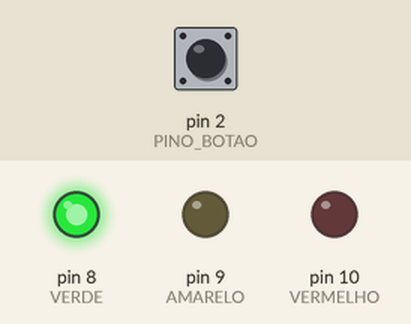
Simulated run of this sketch. Board: Arduino Uno, built with avr-gcc and run on an emulated ATmega328P. On the bench: output pins drawn as LEDs (lit = HIGH). The inputs (shaded band) are chosen by the test bench; at power-on: pin 2 (PINO_BOTAO) HIGH.

Above: at 1.2 s.
1.3 s: pin 2 (PINO_BOTAO) pulled LOW for 1 s
At 2.8 s:
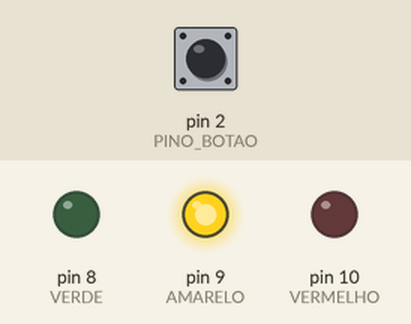
At 4.4 s:
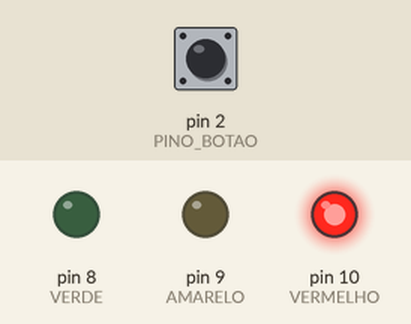
Timing chart, 0 to 9.0 s (numbered marks = the images above; inputs shaded):
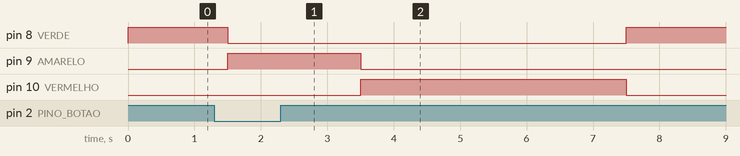

The sketch:

aula19_nivel3.ino
```cpp
// Aula 19 – Nível 3: Semáforo com botão de pedestre
// Máquina de estados: verde, amarelo, vermelho; o botão encurta o verde
#include <Arduino.h>                            // funções do Arduino (pinMode, digitalWrite, delay...)
#define PINO_BOTAO 2                            // botão no pino 2
#define VERDE 8                                 // LED verde no pino 8
#define AMARELO 9                               // LED amarelo no pino 9
#define VERMELHO 10                             // LED vermelho no pino 10
int estado = 0;                                 // 0 = verde, 1 = amarelo, 2 = vermelho
unsigned long inicio = 0;                       // quando o estado atual começou
const unsigned long DURACAO[] = {6000, 2000, 4000};   // duração de verde, amarelo e vermelho (ms)

void setup() {                                  // roda uma vez, quando a placa liga
  pinMode(PINO_BOTAO, INPUT_PULLUP);            // PINO_BOTAO como entrada com pull-up interno
  pinMode(VERDE, OUTPUT);                       // VERDE como saída
  pinMode(AMARELO, OUTPUT);                     // AMARELO como saída
  pinMode(VERMELHO, OUTPUT);                    // VERMELHO como saída
}

void loop() {                                   // repete para sempre
  unsigned long tempo = millis() - inicio;      // há quanto tempo está no estado atual
  bool pedido = digitalRead(PINO_BOTAO) == LOW;   // pedestre apertou?
  if (tempo >= DURACAO[estado] || (estado == 0 && pedido && tempo > 1500)) {   // acabou o tempo ou pediram
    estado = (estado + 1) % 3;                  // próximo estado
    inicio = millis();                          // marca o início do novo estado
  }
  digitalWrite(VERDE, estado == 0);             // VERDE recebe estado == 0 (verdadeiro acende, falso apaga)
  digitalWrite(AMARELO, estado == 1);           // AMARELO recebe estado == 1 (verdadeiro acende, falso apaga)
  digitalWrite(VERMELHO, estado == 2);          // VERMELHO recebe estado == 2 (verdadeiro acende, falso apaga)
}
```

Measured:
- after the input at 1.3 s, pin 8 (VERDE): HIGH → LOW after 0.20 s instead of 4.7 s; pin 10 (VERMELHO): LOW → HIGH after 2.2 s instead of 6.7 s
